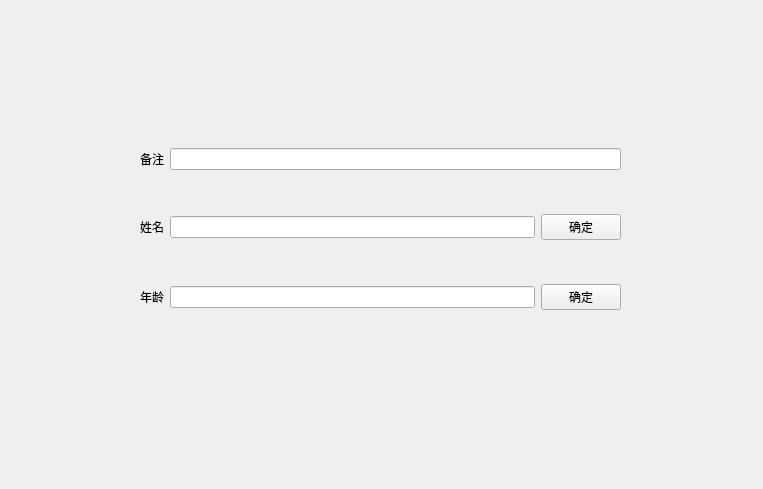
<?xml version="1.0" encoding="UTF-8"?>
<ui version="4.0">
 <class>MainWin1</class>
 <widget class="QWidget" name="MainWin1">
  <property name="geometry">
   <rect>
    <x>0</x>
    <y>0</y>
    <width>763</width>
    <height>489</height>
   </rect>
  </property>
  <property name="windowTitle">
   <string>Form</string>
  </property>
  <widget class="QWidget" name="">
   <property name="geometry">
    <rect>
     <x>140</x>
     <y>110</y>
     <width>481</width>
     <height>241</height>
    </rect>
   </property>
   <layout class="QVBoxLayout" name="verticalLayout">
    <item>
     <layout class="QHBoxLayout" name="horizontalLayout_3">
      <item>
       <widget class="QLabel" name="label">
        <property name="text">
         <string>备注</string>
        </property>
       </widget>
      </item>
      <item>
       <widget class="QLineEdit" name="lineEdit"/>
      </item>
     </layout>
    </item>
    <item>
     <layout class="QHBoxLayout" name="horizontalLayout_2">
      <item>
       <widget class="QLabel" name="label_2">
        <property name="text">
         <string>姓名</string>
        </property>
       </widget>
      </item>
      <item>
       <widget class="QLineEdit" name="lineEdit_2"/>
      </item>
      <item>
       <widget class="QPushButton" name="pushButton_3">
        <property name="text">
         <string>确定</string>
        </property>
       </widget>
      </item>
     </layout>
    </item>
    <item>
     <layout class="QHBoxLayout" name="horizontalLayout">
      <item>
       <widget class="QLabel" name="label_3">
        <property name="text">
         <string>年龄</string>
        </property>
       </widget>
      </item>
      <item>
       <widget class="QLineEdit" name="lineEdit_3"/>
      </item>
      <item>
       <widget class="QPushButton" name="pushButton_2">
        <property name="text">
         <string>确定</string>
        </property>
       </widget>
      </item>
     </layout>
    </item>
   </layout>
  </widget>
 </widget>
 <resources/>
 <connections/>
</ui>
